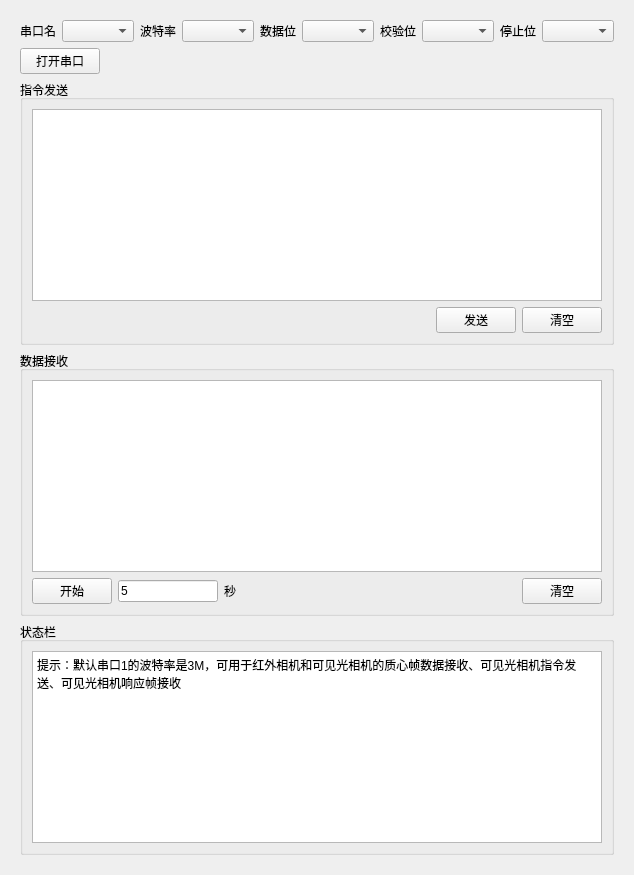
             <widget class="QWidget" name="tab_serial">
              <attribute name="title">
               <string>COM I</string>
              </attribute>
              <layout class="QHBoxLayout" name="horizontalLayout_6">
               <item>
                <widget class="QWidget" name="widget_5" native="true">
                 <layout class="QVBoxLayout" name="verticalLayout_18">
                  <item>
                   <layout class="QHBoxLayout" name="horizontalLayout_7">
                    <item>
                     <widget class="QLabel" name="label">
                      <property name="text">
                       <string>串口名</string>
                      </property>
                     </widget>
                    </item>
                    <item>
                     <widget class="QComboBox" name="comboBox_serial"/>
                    </item>
                    <item>
                     <widget class="QLabel" name="label_2">
                      <property name="text">
                       <string>波特率</string>
                      </property>
                     </widget>
                    </item>
                    <item>
                     <widget class="QComboBox" name="comboBox_baudRate"/>
                    </item>
                    <item>
                     <widget class="QLabel" name="label_3">
                      <property name="text">
                       <string>数据位</string>
                      </property>
                     </widget>
                    </item>
                    <item>
                     <widget class="QComboBox" name="comboBox_dataBit"/>
                    </item>
                    <item>
                     <widget class="QLabel" name="label_4">
                      <property name="text">
                       <string>校验位</string>
                      </property>
                     </widget>
                    </item>
                    <item>
                     <widget class="QComboBox" name="comboBox_parity"/>
                    </item>
                    <item>
                     <widget class="QLabel" name="label_5">
                      <property name="text">
                       <string>停止位</string>
                      </property>
                     </widget>
                    </item>
                    <item>
                     <widget class="QComboBox" name="comboBox_stopBits"/>
                    </item>
                   </layout>
                  </item>
                  <item>
                   <layout class="QHBoxLayout" name="horizontalLayout_22">
                    <item>
                     <widget class="QPushButton" name="pushButton_serialOpenClose">
                      <property name="text">
                       <string>打开串口</string>
                      </property>
                      <property name="checkable">
                       <bool>true</bool>
                      </property>
                     </widget>
                    </item>
                    <item>
                     <spacer name="horizontalSpacer_4">
                      <property name="orientation">
                       <enum>Qt::Horizontal</enum>
                      </property>
                      <property name="sizeHint" stdset="0">
                       <size>
                        <width>40</width>
                        <height>20</height>
                       </size>
                      </property>
                     </spacer>
                    </item>
                   </layout>
                  </item>
                  <item>
                   <widget class="QGroupBox" name="groupBox_8">
                    <property name="title">
                     <string>指令发送</string>
                    </property>
                    <layout class="QVBoxLayout" name="verticalLayout_6">
                     <item>
                      <widget class="QPlainTextEdit" name="plainTextEdit_send_serial"/>
                     </item>
                     <item>
                      <layout class="QHBoxLayout" name="horizontalLayout_19">
                       <item>
                        <spacer name="horizontalSpacer_2">
                         <property name="orientation">
                          <enum>Qt::Horizontal</enum>
                         </property>
                         <property name="sizeHint" stdset="0">
                          <size>
                           <width>40</width>
                           <height>20</height>
                          </size>
                         </property>
                        </spacer>
                       </item>
                       <item>
                        <widget class="QPushButton" name="pushButton_send_serial">
                         <property name="text">
                          <string>发送</string>
                         </property>
                        </widget>
                       </item>
                       <item>
                        <widget class="QPushButton" name="pushButton_clearSend_serial">
                         <property name="text">
                          <string>清空</string>
                         </property>
                        </widget>
                       </item>
                      </layout>
                     </item>
                    </layout>
                   </widget>
                  </item>
                  <item>
                   <widget class="QGroupBox" name="groupBox_9">
                    <property name="title">
                     <string>数据接收</string>
                    </property>
                    <layout class="QVBoxLayout" name="verticalLayout_2">
                     <item>
                      <widget class="QPlainTextEdit" name="plainTextEdit_receive_serial">
                       <property name="readOnly">
                        <bool>true</bool>
                       </property>
                      </widget>
                     </item>
                     <item>
                      <layout class="QHBoxLayout" name="horizontalLayout_4">
                       <item>
                        <widget class="QPushButton" name="pushButton_saveDataSerial">
                         <property name="text">
                          <string>开始</string>
                         </property>
                        </widget>
                       </item>
                       <item>
                        <widget class="QLineEdit" name="lineEdit_saveDataTimeSerial">
                         <property name="maximumSize">
                          <size>
                           <width>100</width>
                           <height>16777215</height>
                          </size>
                         </property>
                         <property name="text">
                          <string>5</string>
                         </property>
                        </widget>
                       </item>
                       <item>
                        <widget class="QLabel" name="label_6">
                         <property name="text">
                          <string>秒</string>
                         </property>
                        </widget>
                       </item>
                       <item>
                        <spacer name="horizontalSpacer_3">
                         <property name="orientation">
                          <enum>Qt::Horizontal</enum>
                         </property>
                         <property name="sizeHint" stdset="0">
                          <size>
                           <width>40</width>
                           <height>20</height>
                          </size>
                         </property>
                        </spacer>
                       </item>
                       <item>
                        <widget class="QPushButton" name="pushButton_clearReceive_serial">
                         <property name="text">
                          <string>清空</string>
                         </property>
                        </widget>
                       </item>
                      </layout>
                     </item>
                    </layout>
                   </widget>
                  </item>
                  <item>
                   <widget class="QGroupBox" name="groupBox_10">
                    <property name="title">
                     <string>状态栏</string>
                    </property>
                    <layout class="QHBoxLayout" name="horizontalLayout_21">
                     <item>
                      <widget class="QPlainTextEdit" name="plainTextEdit_statusBar_serial">
                       <property name="readOnly">
                        <bool>true</bool>
                       </property>
                       <property name="plainText">
                        <string>提示：默认串口1的波特率是3M，可用于红外相机和可见光相机的质心帧数据接收、可见光相机指令发送、可见光相机响应帧接收</string>
                       </property>
                      </widget>
                     </item>
                    </layout>
                   </widget>
                  </item>
                 </layout>
                </widget>
               </item>
              </layout>
             </widget>
